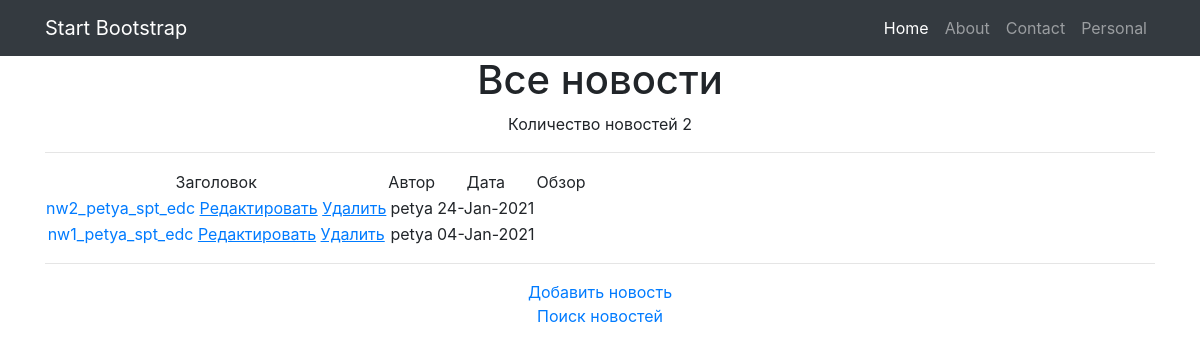
The page /news/ on the database as committed earlier.
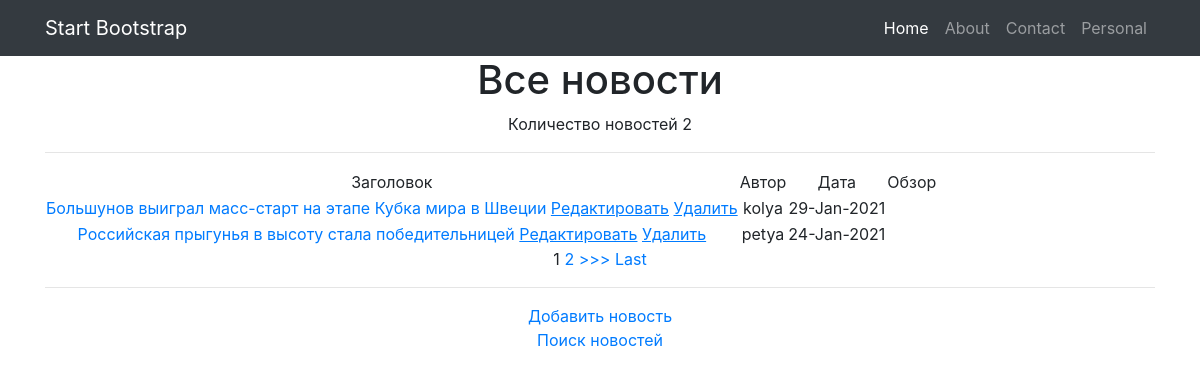
The same page on the database as committed later.
### news/models.py (models this page shows, shortened)
class Post(models.Model):
    article = 'AT'
    news = 'NW'
    TYPES = [(article, 'статья'), (news, 'новость')]
    author = models.ForeignKey('accounts.Author', on_delete=models.CASCADE)
    type = models.CharField(max_length=2, choices=TYPES, default=news)
    creation_datetime = models.DateTimeField(auto_now_add=True)
    category = models.ManyToManyField(Category, through='PostCategory')
    title = models.CharField(max_length=255)
    content = models.TextField()
    rating = models.IntegerField(default=0)

### accounts/models.py (models this page shows, shortened)
class Author(models.Model):
    user = models.OneToOneField(User, on_delete=models.CASCADE)
    rating = models.IntegerField(default=0)

### news/views.py (the view)
# urls.py: path('', NewsList.as_view()),
class NewsList(ListView):
    model = Post
    template_name = 'news.html'
    context_object_name = 'news'
    queryset = Post.objects.filter(type='NW').order_by('-creation_datetime')
    paginate_by = 2

### news/templatetags/custom_filters.py (called while the page is built)
@register.filter(name='profanity')
def profanity(text):
    pf_filter = ProfanityFilter(languages=['ru', 'en'])
    return pf_filter.censor(text)

### templates/news.html (shortened to what this page needs)
{% extends 'flatpages/default.html' %}
{% load custom_filters %}
{% block content %}
    <h1>Все новости</h1>
    <p1>Количество новостей {{ news|length }}</p1>
    <hr>
    {% if news %}
        <table>
            <tr>
                <td>
                    Заголовок
                </td>
                <td>
                    Автор
                </td>
                <td>
                    Дата
                </td>
                <td>
                    Обзор
                </td>
            </tr>
        {% for o_news in news %}
            <tr>
                <td>
                    <a href="{% url 'one_news' o_news.id %}">{{ o_news.title }}</a>
                    <a href="{% url 'news_update' o_news.id %}"><u>Редактировать</u></a>
                    <a href="{% url 'news_delete' o_news.id %}"><u> Удалить </u></a>
                </td>
                <td>
                    {{ o_news.author.user }}
                </td>
                <td>
                    {{ o_news.creation_datetime|date:'d-M-Y' }}
                </td>
                <td>
                </td>
            </tr>
        {% endfor %}
        </table>
        {% if is_paginated %}
            {% for num in page_obj.paginator.page_range %}
                {% if page_obj.number == num %}
                    <a>{{ num }}</a>
                {% elif num > page_obj.number|add:'-3' and num < page_obj.number|add:'3' %}
                    <a href="?page={{ num }}">{{ num }}</a>
                {% endif %}
            {% endfor %}
            {% if page_obj.has_next %}
                <a href="?page={{ page_obj.next_page_number }}">>>></a>
                <a href="?page={{ page_obj.paginator.num_pages }}">Last</a>
            {% endif %}
        {% endif %}
    <hr>
    <a href="{% url 'news_add' %}">Добавить новость</a>
    <br>
    <a href="{% url 'news_search' %}">Поиск новостей</a>
    {% else %}
        <h2>Новостей нет!</h2>
    {% endif %}
{% endblock content %}

Rows that differ between the two databases and show on the page:
no longer on this page (row edited): Post: title "nw1_petya_spt_edc", author.user "petya", creation_datetime "04-Jan-2021"
added Post: title "Большунов выиграл масс-старт на этапе Кубка мира в Швеции", author.user "kolya", creation_datetime "29-Jan-2021"
changed Post "petya": title "nw2_petya_spt_edc" → "Российская прыгунья в высоту стала победительницей"
Other text that changed with them:
new list line: "1"
new list line: "2"
text now shown: ">>> Last"
